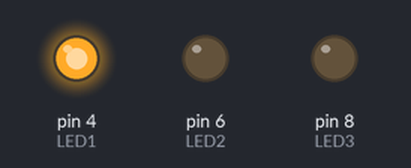
This sketch was run on a simulated Arduino Uno, built with avr-gcc and run on an emulated ATmega328P. Shown: output pins drawn as LEDs (lit = HIGH).

Above: at 0.05 s.
At 0.75 s:
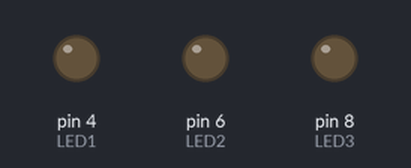
At 1.45 s:
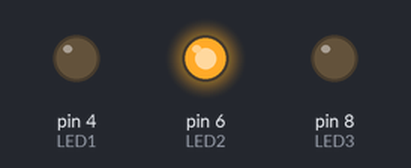
At 2.85 s:
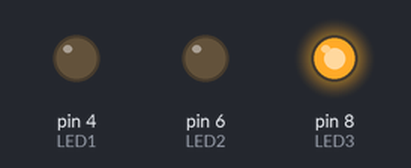
Timing chart, 0 to 3.1 s (numbered marks = the images above):
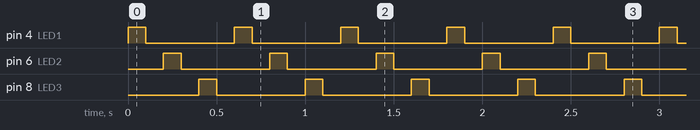

Measured:
- by itself, pin 4 (LED1), pin 6 (LED2), pin 8 (LED3): alternates HIGH for 0.10 s and LOW for 0.50 s

The sketch:

HelloWorld.ino
```cpp
int LED1 = 4, LED2 = 6, LED3 = 8;

void setup()
{
  pinMode(LED1,OUTPUT);
  pinMode(LED2,OUTPUT);
  pinMode(LED3,OUTPUT);
}

void loop()
{
  digitalWrite(LED1,HIGH);
  delay(100);
  digitalWrite(LED1,LOW);
  delay(100);
  digitalWrite(LED2,HIGH);
  delay(100);
  digitalWrite(LED2,LOW);
  delay(100);
  digitalWrite(LED3,HIGH);
  delay(100);
  digitalWrite(LED3,LOW);
  delay(100);
}
```
